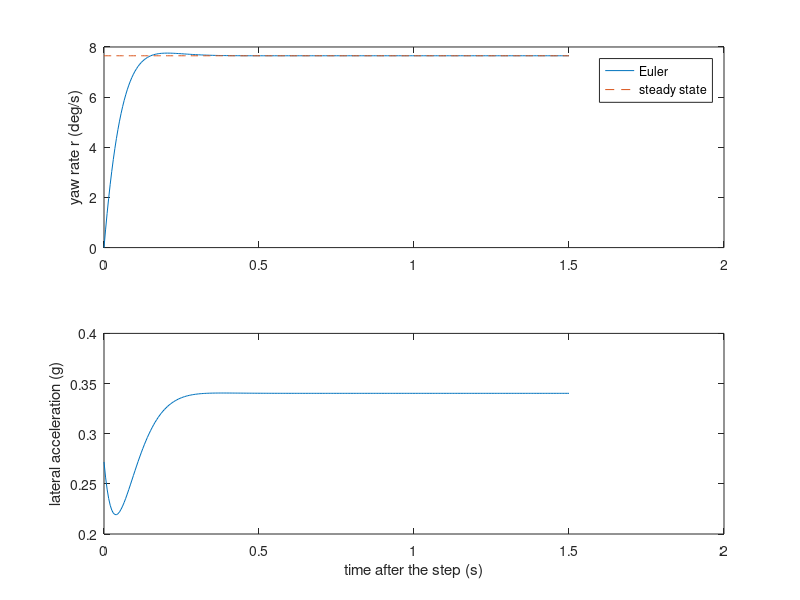

Reproduce this figure in MATLAB.
% Step-steer simulation of the linear bicycle model (Race Vehicle Dynamics, Lesson 6.2).
% Explicit Euler integration with a fixed time step. SAE signs: positive = right turn.

% --- Car: the club racer used throughout the course ---
m  = 750;                     % mass, kg
L  = 2.45;                    % wheelbase, m
wf = 0.52;                    % static front weight fraction, b/L
a  = L*(1 - wf);              % CG to front axle, m
b  = L*wf;                    % CG to rear axle, m
Iz = 0.85*m*a*b;              % yaw inertia from a dynamic index of 0.85, kg m^2
Cf = 2000*180/pi;             % front axle cornering stiffness, N/rad (2000 N/deg)
Cr = 3000*180/pi;             % rear axle cornering stiffness, N/rad (3000 N/deg)

% --- Test ---
V      = 90/3.6;              % speed, m/s
delta0 = 1*pi/180;            % steer step at the road wheels, rad
h      = 0.005;               % time step, s
T      = 1.5;                 % simulated time, s

n = round(T/h) + 1;
t = (0:n-1)*h;
beta = zeros(1, n);  r = zeros(1, n);  ay = zeros(1, n);
for k = 1:n
    alpha_f = beta(k) + a*r(k)/V - delta0;     % slip angles (Lesson 0.2)
    alpha_r = beta(k) - b*r(k)/V;
    Fyf = -Cf*alpha_f;                         % linear tires (Lesson 2.1)
    Fyr = -Cr*alpha_r;
    beta_dot = (Fyf + Fyr)/(m*V) - r(k);       % m V (beta' + r) = Fyf + Fyr
    r_dot    = (a*Fyf - b*Fyr)/Iz;             % Iz r' = a Fyf - b Fyr
    ay(k) = V*(beta_dot + r(k))/9.81;          % lateral acceleration, g
    if k < n                                   % explicit Euler step
        beta(k+1) = beta(k) + h*beta_dot;
        r(k+1)    = r(k)    + h*r_dot;
    end
end

% Steady state from Lesson 5.3: r/delta = (V/L) / (1 + K V^2/L)
K    = (m/L)*(b/Cf - a/Cr);
r_ss = delta0*180/pi*(V/L)/(1 + K*V^2/L);
rdeg = r*180/pi;
t90  = t(find(rdeg >= 0.9*r_ss, 1));
fprintf('steady yaw rate  %6.2f deg/s\n', r_ss);
fprintf('time to 90%%      %6.0f ms   (first step at or above 90%%)\n', t90*1000);
fprintf('overshoot        %6.1f %%\n', max(0, max(rdeg) - r_ss)/r_ss*100);

subplot(2,1,1); plot(t, rdeg, t, r_ss*ones(size(t)), '--');
ylabel('yaw rate r (deg/s)'); legend('Euler', 'steady state');
subplot(2,1,2); plot(t, ay);
xlabel('time after the step (s)'); ylabel('lateral acceleration (g)');
